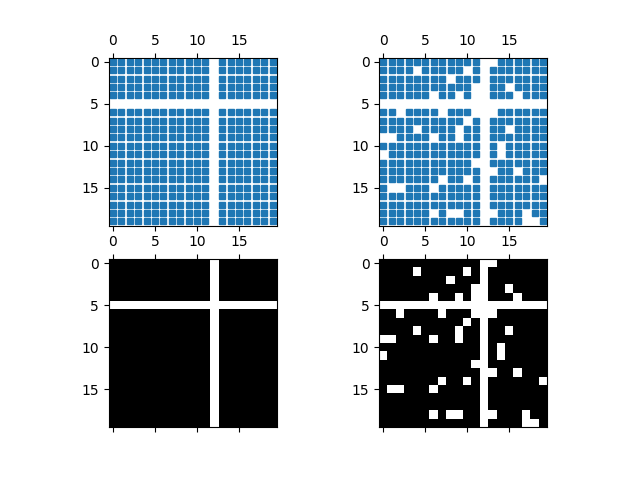

Reproduce this figure in Python.
# 引入所需库
import matplotlib.pyplot as plt
import numpy as np
import matplotlib
matplotlib.use('TkAgg')

# # 设置随机数种子
np.random.seed(19680801)
# 创建2x2图形
fig, axs = plt.subplots(2, 2)
ax1 = axs[0, 0]
ax2 = axs[0, 1]
ax3 = axs[1, 0]
ax4 = axs[1, 1]

# 生成20x20的随机数组
x = np.random.randn(20, 20)
# 随机将数组中的某些元素设置为0
x[5, :] = 0.
x[:, 12] = 0.

# 在四个子图中绘制随机数组中的非零元素
ax1.spy(x, markersize=5)
ax2.spy(x, precision=0.1, markersize=5)
ax3.spy(x)
ax4.spy(x, precision=0.1)

plt.show()
